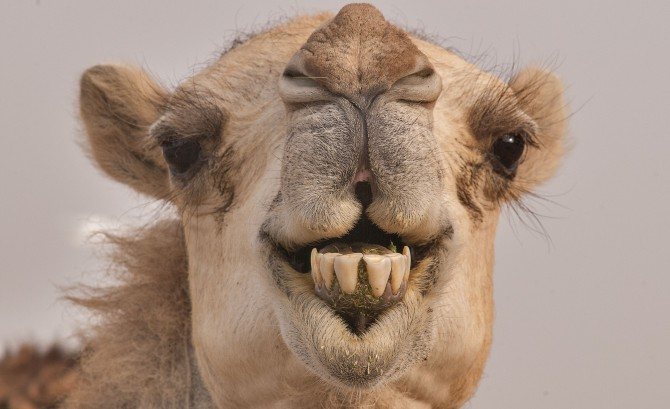
//> input picture camel.jpg, 670 x 409 px
$ ./main   (built with g++ and OpenCV 4)
//> lines starting //> are read from the running program, lines starting //| are printed output that depends on the picture
#include <stdio.h>
#include <iostream>
#include <opencv2/core/core.hpp>
#include <opencv2/highgui/highgui.hpp>

using namespace std;
using namespace cv;

#define B 0
#define G 1
#define R 2

#define LAPLACIAN_LEVELS 4

const float aa_filter[9] {1.0/16.0, 1.0/8.0, 1.0/16.0,
                          1.0/8.0,  1.0/4.0, 1.0/8.0,
                          1.0/16.0, 1.0/8.0, 1.0/16.0};

Vec3b conv2d (int y, int x, Mat *img, Mat kernel) {
    //Assuming kernel is normalized
    //assert kernel3f
    //assert values are not oor

    Vec3f val(0.0, 0.0, 0.0);
    int off_y = kernel.rows/2;
    int off_x = kernel.cols/2;
    for (int i = -off_y; i <= off_y; i++ ) {
        for (int j = -off_x; j <= off_x; j++) {
            val += img->at<Vec3b>(y+i,x+j)*kernel.at<float>(i+off_y, j+off_x);
        }
    }
    //No normalization, what happens with values over this is normilized kernel
    return Vec3b(val);
}

void generateLaplacianLevel(Mat *lapl, Mat *img) {
    Mat kernel(3,3, CV_32F, const_cast<float *>(aa_filter));
    //assuming 3x3 kernel
    for (int i = 1; i < lapl->rows-1; i++) {
        for (int j=1; j < lapl->cols-1; j++) {
            lapl->at<Vec3b>(i,j) = conv2d(i*2, j*2, img, kernel);
        }
    }

    for (int j = 1; j < lapl->cols-1; j++) {
        lapl->at<Vec3b>(0,j) = lapl->at<Vec3b>(1,j);
        lapl->at<Vec3b>(lapl->rows-1, j) = lapl->at<Vec3b>(lapl->rows-2, j);
    }
    for (int i = 1; i < lapl->rows-1; i++) {
        lapl->at<Vec3b>(i,0) = lapl->at<Vec3b>(i,1);
        lapl->at<Vec3b>(i, lapl->cols-1) = lapl->at<Vec3b>(i, lapl->cols-2);
    }
    lapl->at<Vec3b>(0, 0) = lapl->at<Vec3b>(1, 1);
    lapl->at<Vec3b>(lapl->rows-1, 0) = lapl->at<Vec3b>(lapl->rows-2, 1);
    lapl->at<Vec3b>(0, lapl->cols-1) = lapl->at<Vec3b>(1, lapl->cols-2);
    lapl->at<Vec3b>(lapl->rows-1, lapl->cols-1) = lapl->at<Vec3b>(lapl->rows-2, lapl->cols-2);

}

void LaplacianPyramid(const Mat img, vector<Mat> *lapl, int levels) {
    lapl->at(0) = img;
    for (int lev=1; lev<levels; lev++) {
        Mat *prev_lvl = &lapl->at(lev-1);
        lapl->at(lev) = Mat(prev_lvl->rows/2, prev_lvl->cols/2, CV_8UC3);
        Mat *curr_lvl = &lapl->at(lev);
        generateLaplacianLevel(curr_lvl, prev_lvl);
    }
}

int main(int argc, char* argv[])
{
    const Mat img= imread("/home/gkopanas/cv/lucas-kanade/camel.jpg");
//> img is the input picture: 409 rows x 670 cols, CV_8UC3; mean B, G, R 129.8, 144.5, 166.3

    vector<Mat> lapl(LAPLACIAN_LEVELS);
    LaplacianPyramid(img, &lapl, LAPLACIAN_LEVELS);
//> the loop in LaplacianPyramid, `for (int lev=1; lev<levels; lev++)` made 3 passes
//> pass 2, in LaplacianPyramid, `generateLaplacianLevel(curr_lvl, prev_lvl);`:
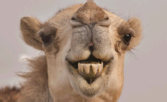
//> curr_lvl: 102 rows x 167 cols, CV_8UC3; mean B, G, R 129.8, 144.2, 166.5
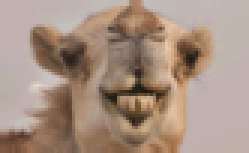
//> lapl[3]: 51 rows x 83 cols, CV_8UC3 (shown 3 times larger); mean B, G, R 129.7, 144.2, 166.5

    namedWindow("Gaus0");
    imshow("Gaus0", lapl[0]);
    namedWindow("Gaus1");
    imshow("Gaus1", lapl[1]);
    namedWindow("Gaus2");
    imshow("Gaus2", lapl[2]);
    namedWindow("Gaus3");
    imshow("Gaus3", lapl[3]);
    waitKey(0);

    return 0;
}
